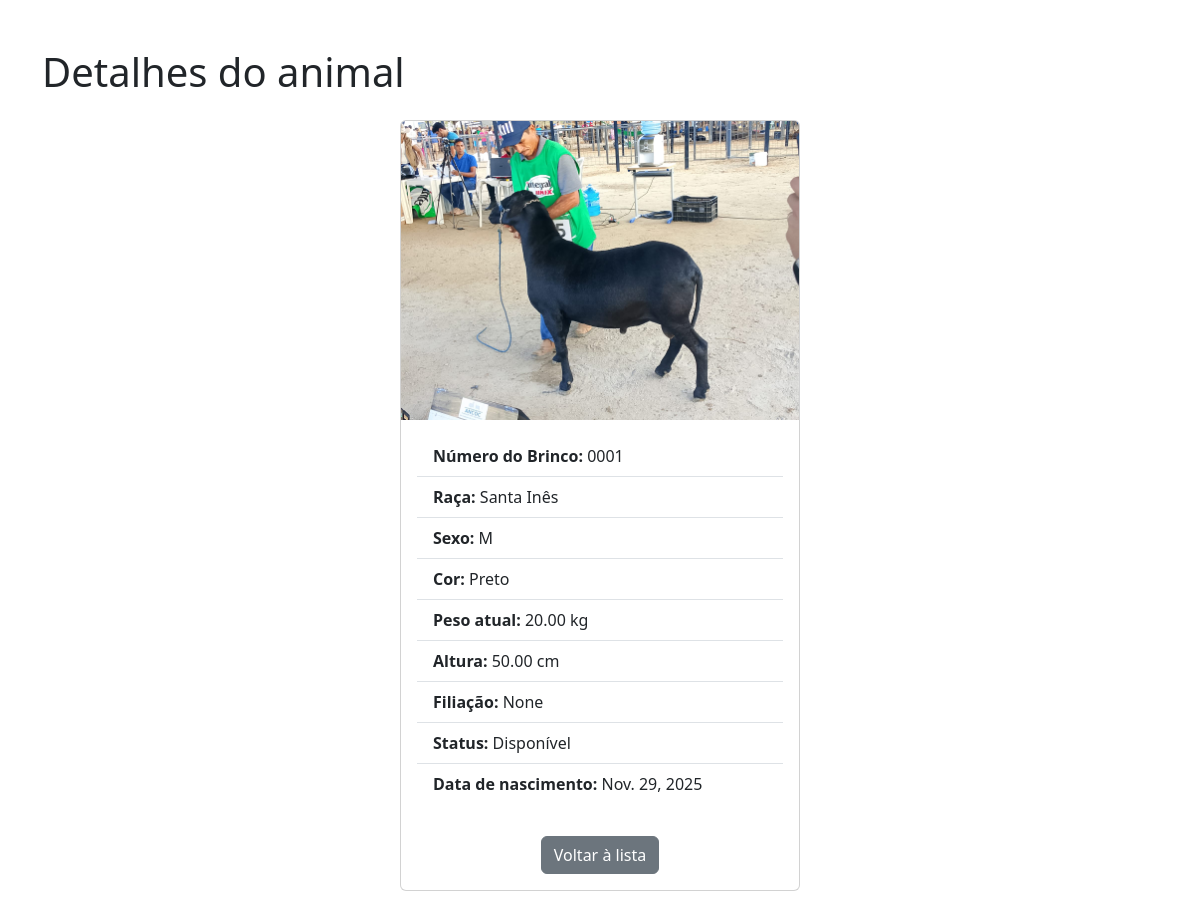
The app's page /detalhes/1/, older data.
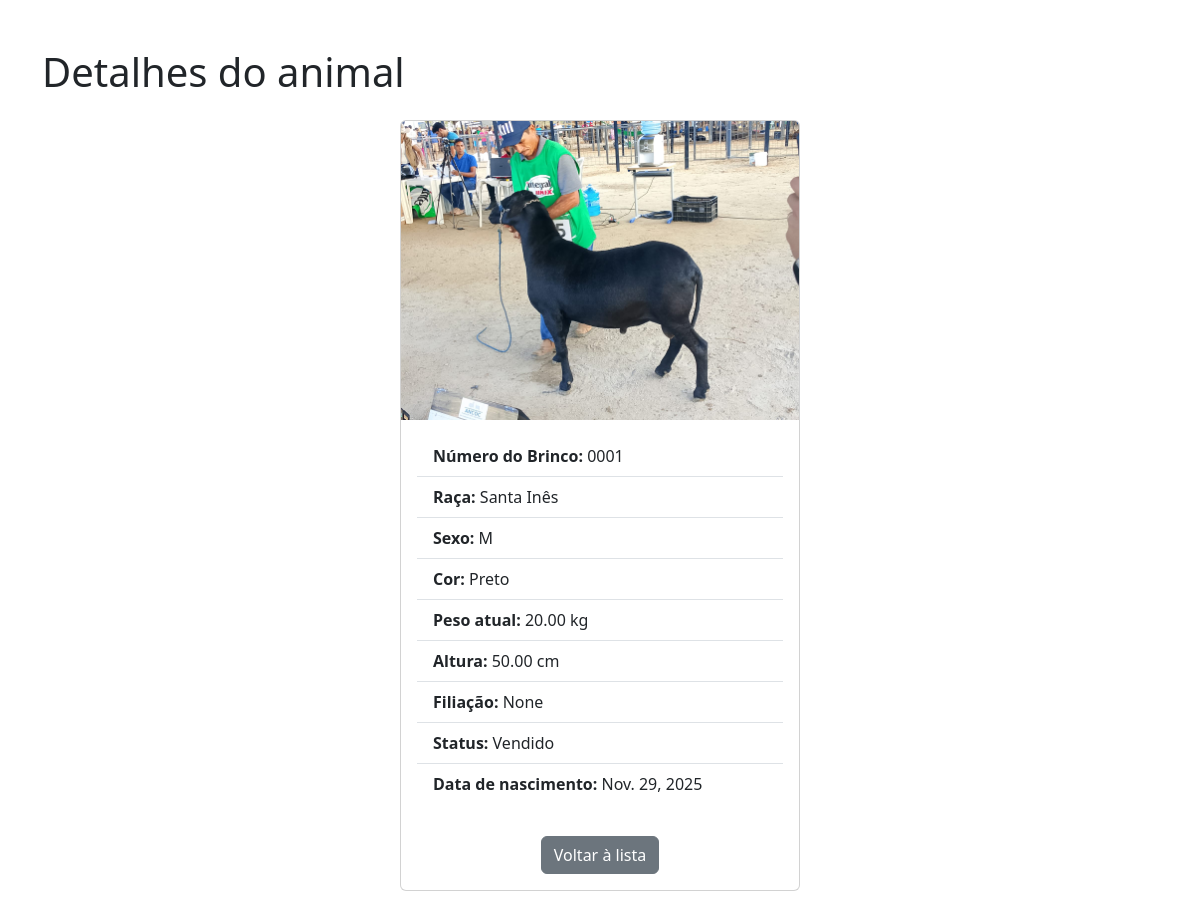
The same page, newer data.
### ovinos/models.py (models this page shows, shortened)
class Ovino(models.Model):
    SEXO_CHOICES = (
        ('M', 'Macho'),
        ('F', 'Fêmea'),
    )
    STATUS_CHOICES = (
        ('Disponível', 'Disponível'),
        ('Vendido', 'Vendido'),
        ('Reservado', 'Reservado'),
    )
    numero_brinco = models.CharField(max_length=20, unique=True)
    raca = models.CharField(max_length=50)
    sexo = models.CharField(max_length=1, choices=SEXO_CHOICES)
    cor = models.CharField(max_length=30)
    peso_atual = models.DecimalField(max_digits=5, decimal_places=2)
    altura = models.DecimalField(max_digits=5, decimal_places=2)
    quantidade_crias = models.IntegerField(blank=True, null=True)
    peso_ao_nascer = models.DecimalField(max_digits=5, decimal_places=2, blank=True, null=True)
    filiacao = models.CharField(max_length=100, blank=True, null=True)
    status = models.CharField(max_length=20, choices=STATUS_CHOICES, default='Disponível')
    data_nascimento = models.DateField(blank=True, null=True)
    foto = models.ImageField(upload_to='fotos_ovinos/', blank=True, null=True)

### ovinos/views.py (the view)
# urls.py: path('detalhes/<int:pk>/', views.detalhes_ovino, name='detalhes_ovino'),
def detalhes_ovino(request, pk):
    ovino = get_object_or_404(Ovino, pk=pk)
    return render(request, 'ovinos/detalhes_ovino.html', {'ovino': ovino})

### ovinos/templates/ovinos/detalhes_ovino.html (shortened to what this page needs)
<!DOCTYPE html>
<html>
<head>
    <link href="https://cdn.jsdelivr.net/npm/bootstrap@5.3.0/dist/css/bootstrap.min.css" rel="stylesheet">
</head>
<body>
<div class="container my-5">
    <h1 class="mb-4">Detalhes do animal</h1>
    <div class="card mx-auto" style="max-width: 400px;">
        {% if ovino.foto %}
        <img src="{{ ovino.foto.url }}" class="card-img-top" alt="Foto do Ovino">
        {% else %}
        <img src="https://via.placeholder.com/400x300?text=Sem+Foto" class="card-img-top" alt="Sem Foto">
        {% endif %}
        <div class="card-body">
            <ul class="list-group list-group-flush">
                <li class="list-group-item"><strong>Número do Brinco:</strong> {{ ovino.numero_brinco }}</li>
                <li class="list-group-item"><strong>Raça:</strong> {{ ovino.raca }}</li>
                <li class="list-group-item"><strong>Sexo:</strong> {{ ovino.sexo }}</li>
                <li class="list-group-item"><strong>Cor:</strong> {{ ovino.cor }}</li>
                <li class="list-group-item"><strong>Peso atual:</strong> {{ ovino.peso_atual }} kg</li>
                <li class="list-group-item"><strong>Altura:</strong> {{ ovino.altura }} cm</li>
                <li class="list-group-item"><strong>Filiação:</strong> {{ ovino.filiacao }}</li>
                <li class="list-group-item"><strong>Status:</strong> {{ ovino.status }}</li>
                <li class="list-group-item"><strong>Data de nascimento:</strong> {{ ovino.data_nascimento }}</li>
            </ul>
        </div>
        <div class="card-body text-center">
            <a href="{% url 'lista_ovinos' %}" class="btn btn-secondary">Voltar à lista</a>
        </div>
    </div>
</div>
</body>
</html>

Row changes from the older to the newer data that the page shows:
changed Ovino "Santa Inês": status "Disponível" → "Vendido"
